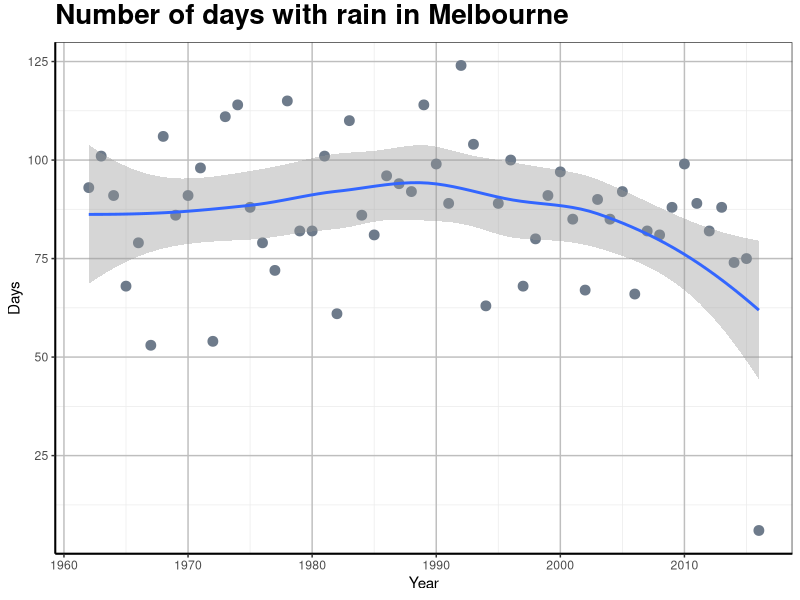
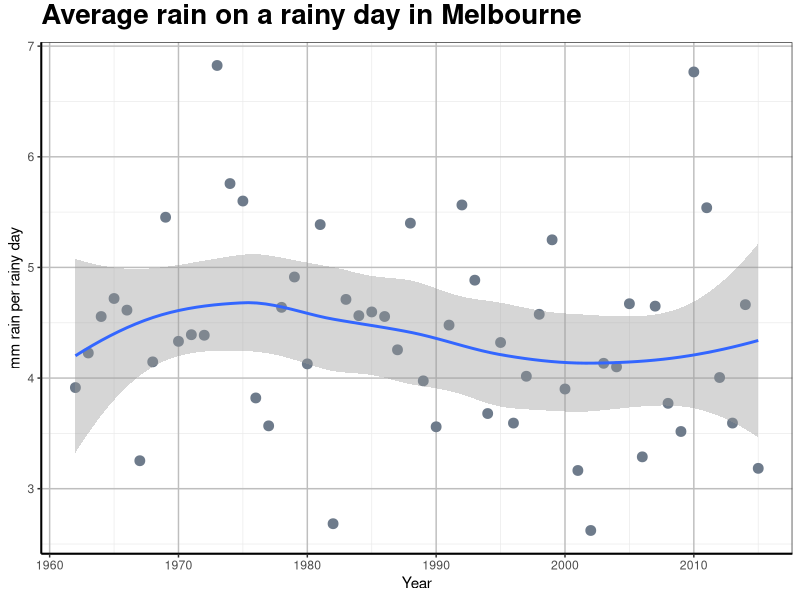

Write R code to recreate these figures, in order.
library(tidyverse)
library(reshape2)

data1<-read.csv("data/kerang.csv", header = TRUE)

rain <- select(data1, everything())%>%
        filter(Year %in% 1855:2017)%>%
        group_by(Year)%>%
        filter(Rain>0)%>%
        summarise(Days =n())

rain2 <- select(data1, everything())%>%
        filter(Year %in% 1855:2015)%>%
        group_by(Year)%>%
        filter(Rain>0)%>%
        summarise(Amt = mean(Rain))


        

plot <- ggplot(rain, aes(Year,Days)) + 
        geom_point(size = 3, colour = "lightsteelblue4") + 
        geom_smooth(method = loess) + 
        #geom_smooth(method = lm) + 
        #ylim(150,300) +
        theme_bw()

plot <- plot +  labs(title="Number of days with rain in Melbourne") +
        theme(plot.title = element_text(size=20, face="bold", vjust=1.5, lineheight=1.2))


plot <- plot + theme(panel.grid.major = element_line(size = 0.5, color = "grey"), axis.line = element_line(size = 0.7, color = "black"))    
plot

plot <- ggplot(rain2, aes(Year,Amt)) + 
        geom_point(size = 3, colour = "lightsteelblue4") + 
        geom_smooth(method = loess) + 
        #ylim(150,300) +
        theme_bw()

plot <- plot +  labs(y= "mm rain per rainy day", title="Average rain on a rainy day in Melbourne") +
        theme(plot.title = element_text(size=20, face="bold", vjust=1.5, lineheight=1.2))


plot <- plot + theme(panel.grid.major = element_line(size = 0.5, color = "grey"), axis.line = element_line(size = 0.7, color = "black"))    
plot